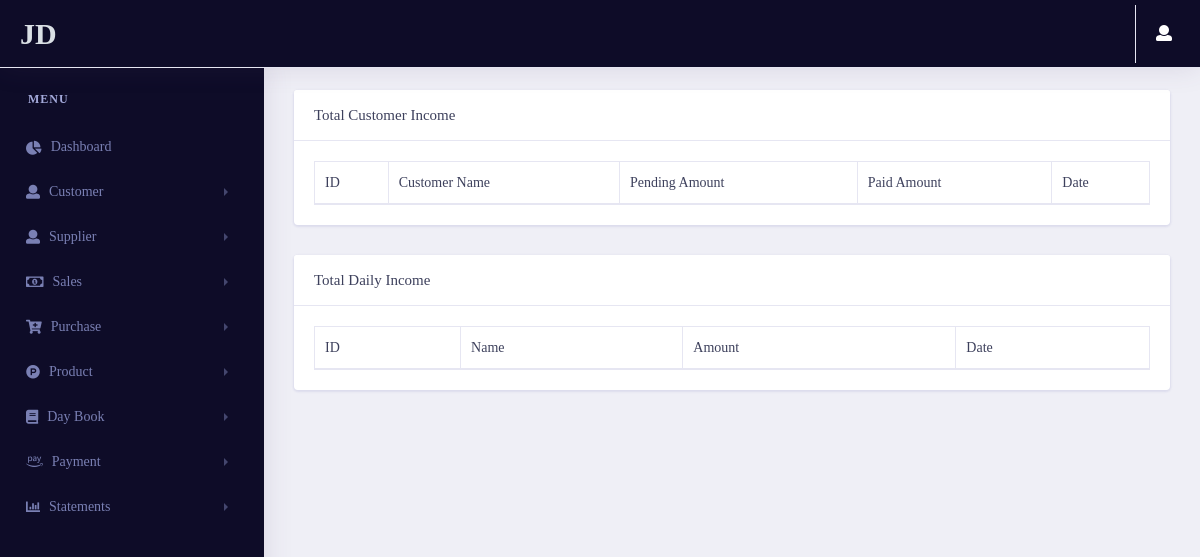
The page /dashboard/totalincome/ (signed in) on the database as committed earlier.
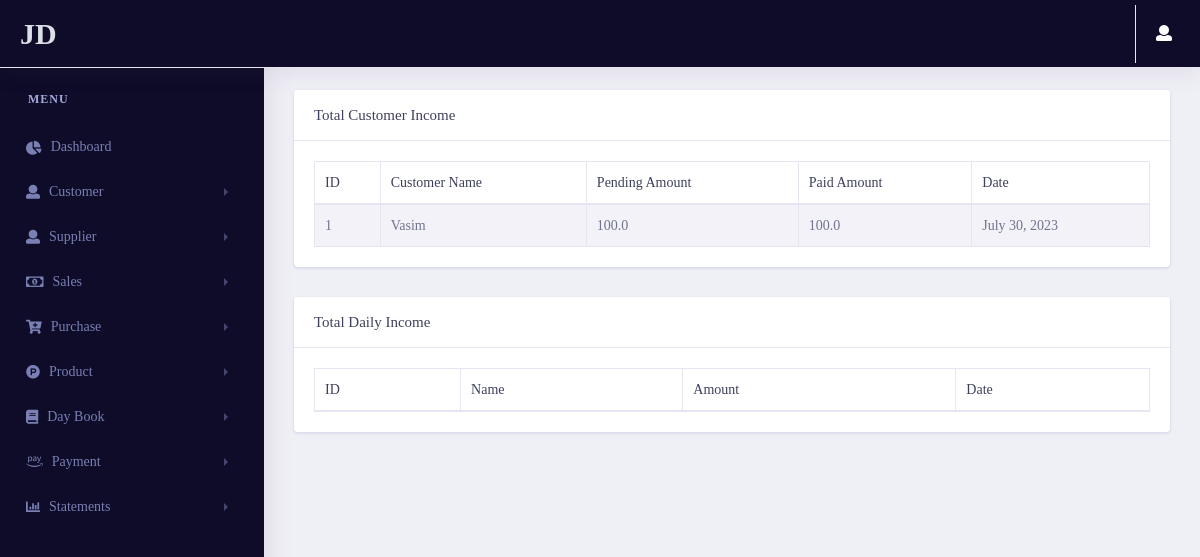
The same page on the database as committed later.
### dashboard/models.py (models this page shows, shortened)
class customerpay_estimate(models.Model):
    customer_name = models.ForeignKey(Customer_estimate , on_delete=models.CASCADE)
    pending_amount = models.FloatField()
    paid_amount = models.FloatField()
    round_off = models.FloatField()
    date = models.DateField(auto_now_add=True)
    Description = models.CharField(max_length=100,blank=True,null=True,default="Cash on Hand")
    id = models.UUIDField(default=uuid.uuid4 , unique=True , primary_key=True , editable=False)
    class Meta:
        indexes = [models.Index(fields=['customer_name' , 'id'])]

### customer/models.py (models this page shows)
class Customer_estimate(models.Model):
    fullname = models.CharField(max_length=50)
    contactno = models.CharField(max_length=50)
    city = models.CharField(max_length=50)
    state = models.CharField(max_length=50)
    landmark = models.CharField(max_length=50)
    id = models.UUIDField(default=uuid.uuid4 , unique=True , primary_key=True , editable=False)
    def __str__(self):
        return self.fullname
    class Meta:
        indexes = [models.Index(fields = [ 'id' , 'fullname'])]

### dashboard/views.py (the view)
# urls.py: path('totalincome/',views.totalincome,name="totalincome"),
@login_required(login_url='login')
def totalincome(request):
    Estimate_group = Group.objects.get(name='Estimate')
    GST_group = Group.objects.get(name='GST')
    user = User.objects.get(username=request.user.username)
    try:
        if user.is_authenticated:
            if Estimate_group in user.groups.all():
                daily_income_data = dailyincome_estimate.objects.all()
                customer_income_data = customerpay_estimate.objects.all()
            else:
                daily_income_data = dailyincome_gst.objects.all()
                customer_income_data = customerpay_gst.objects.all()
            context = {
                'daily_income_data':daily_income_data,
                'customer_income_data':customer_income_data
            }
            return render(request,'dashboard/totalincome.html',context)
        else:
            return redirect('login')
    except:
        return redirect('error404')

### pages/templatetags/user_auth.py (called while the page is built)
@register.filter(name='has_group')
def has_group(user, group_name):
    group = Group.objects.get(name=group_name)
    return True if group in user.groups.all() else False

### dashboard/templates/dashboard/totalincome.html (shortened to what this page needs)
{% extends 'pages/base.html' %}
{% load static %}
{% load user_auth %}
{% block content %}
<link rel="stylesheet" href="{% static 'vendor/bootstrap/css/bootstrap.min.css' %}">
<link rel="stylesheet" type="text/css" href="{% static 'vendor/datatables/css/dataTables.bootstrap4.css' %}">
<link href="{% static 'vendor/fonts/circular-std/style.css' %}" rel="stylesheet">
<link rel="stylesheet" href="{% static 'libs/css/style.css' %}">
<link rel="stylesheet" href="{% static 'vendor/fonts/fontawesome/css/fontawesome-all.css' %}">
{% if request.user|has_group:"Estimate" %}
<div class="row">
    <div class="col-xl-12 col-lg-12 col-md-12 col-sm-12 col-12">
        <div class="card">
            <h5 class="card-header">Total Customer Income</h5>
            <div class="card-body">
                <div class="table-responsive">
                    <table class="table table-striped table-bordered first">
                        <thead>
                        <tr>
                            <th>ID</th>
                            <th>Customer Name</th>
                            <th>Pending Amount</th>
                            <th>Paid Amount</th>
                            <th>Date</th>
                        </tr>
                        </thead>
                        <tbody>
                        {% for i in customer_income_data %}
                        <tr>
                            <td>{{forloop.counter}}</td>
                            <td>{{i.customer_name}}</td>
                            <td>{{i.pending_amount}}</td>
                            <td>{{i.paid_amount}}</td>
                            <td>{{i.date}}</td>
                        </tr>
                        {% endfor %}
                        </tbody>
                    </table>
                </div>
            </div>
        </div>
    </div>
</div>
<div class="row">
    <div class="col-xl-12 col-lg-12 col-md-12 col-sm-12 col-12">
        <div class="card">
            <h5 class="card-header">Total Daily Income</h5>
            <div class="card-body">
                <div class="table-responsive">
                    <table class="table table-striped table-bordered first">
                        <thead>
                        <tr>
                            <th>ID</th>
                            <th>Name</th>
                            <th>Amount</th>
                            <th>Date</th>
                        </tr>
                        </thead>
                    </table>
                </div>
            </div>
        </div>
    </div>
</div>
{% endif %}
{% endblock content %}

Rows that differ between the two databases and show on the page:
added customerpay_estimate: customer_name "Vasim", pending_amount "100.0", paid_amount "100.0", date "July 30, 2023"
